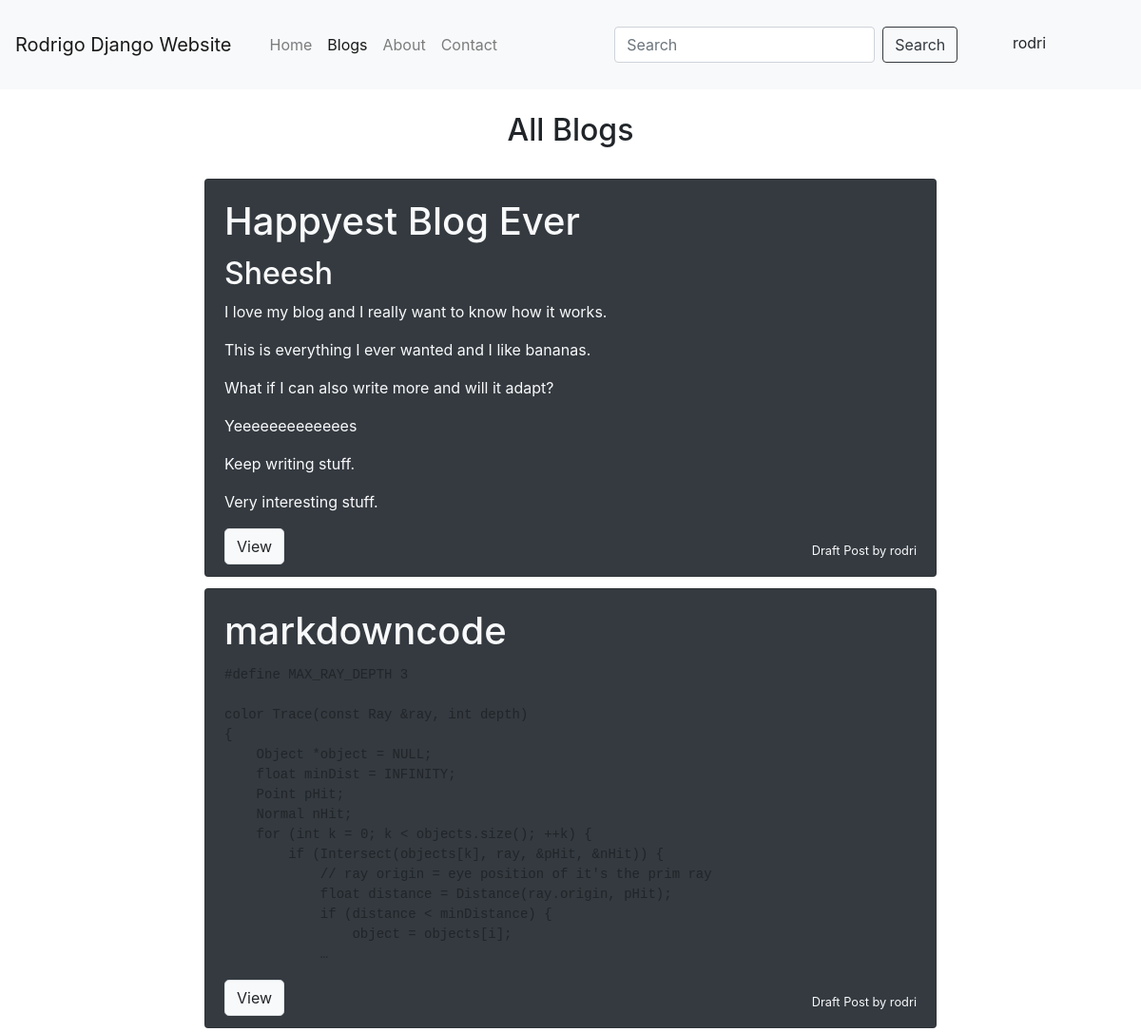
Page /blog/ (signed in) on the earlier database version.
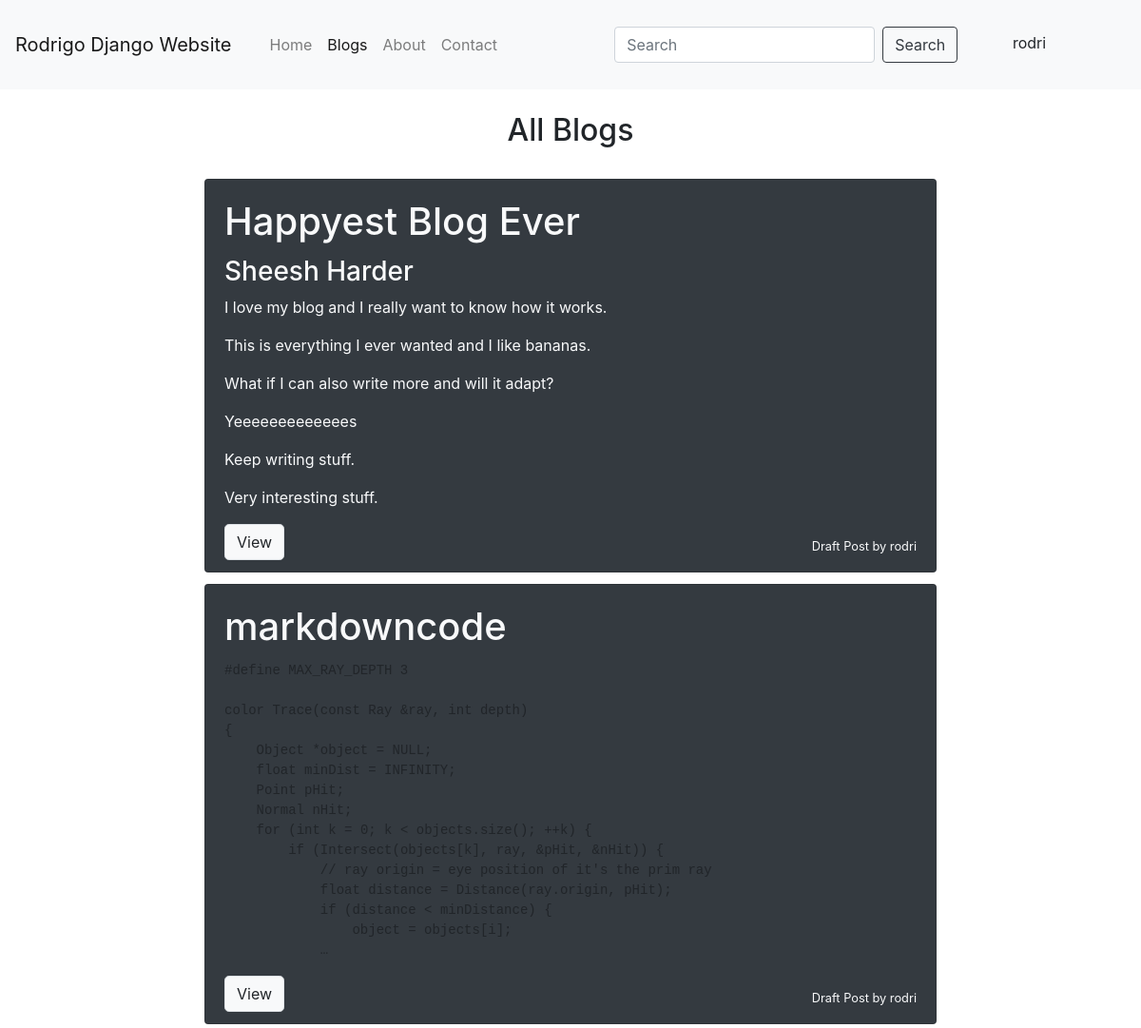
Same page on the later database version.
### blog/models.py (models this page shows, shortened)
class BlogPost(models.Model):
    user = models.ForeignKey(User, null=True, default = 1 , on_delete=models.SET_NULL)
    title = models.CharField(max_length=120)
    slug = models.SlugField(unique=True)
    content = MarkdownxField(blank=True, null=True)
    publish_date = models.DateTimeField(null=True, blank=True)
    timestamp = models.DateTimeField(auto_now_add=True)
    updated = models.DateTimeField(auto_now=True)
    objects=BlogPostManager()
    class Meta:
        ordering=['-publish_date', 'updated', 'timestamp']
    def get_publish_date(self):
        if self.publish_date == None :
            return "Draft Post"
        else:
            return self.publish_date
    def is_published(self):
        return self.publish_date != None
    def get_absolute_url(self):
        return f'/blog/{self.slug}'
    @property
    def formatted_markdown(self):
        return markdownify(self.content)

### blog/views.py (the view)
# urls.py: path('', blogpost_list_view),
def blogpost_list_view(request):
    qs = BlogPost.objects.all().published() # custom queryset and manager for published blogs
    if request.user.is_authenticated:
        my_qs = BlogPost.objects.filter(user=request.user)
        qs = (qs | my_qs).distinct()
    title = "All Blogs"
    context = {'object_list': qs, "action":"blogs", "title":title}
    return render(request, template_list, context)

### blog/models.py (called while the page is built)
    def published(self):
        now = timezone.now()
        return self.filter(publish_date__lte=now)

    def get_queryset(self):
        return BlogPostQuerySet(self.model, using=self.db)

### markdownx/utils.py (called while the page is built)
def markdownify(content):
    md = markdown(
        text=content,
        extensions=MARKDOWNX_MARKDOWN_EXTENSIONS,
        extension_configs=MARKDOWNX_MARKDOWN_EXTENSION_CONFIGS
    )
    return md

### blog/templates/blog/list.html (shortened to what this page needs)
{% extends "base.html" %}
{% block title%}
    <div class="d-flex justify-content-center">
        <h2 class="m-4">{{title}}</h2>
    </div>
{%endblock%}
{% block content %}
   <div class="row">
      {% for obj in object_list %}
         {% include 'blog/blog_card.html' with blog=obj truncate=True detail=False%}
      {% endfor %}
   </div>
 {% endblock %}

### blog/templates/blog/blog_card.html (shortened to what this page needs)
<div class="col-12 col-md-8 mb-1 mt-2 mx-auto">
  <div class="card {% if not blog.is_published and not detail %} bg-dark text-light {% endif %}">
    <div class="card-body pb-2">
      <h1 class="card-title">{{blog.title}}</h3>
        <div>
          {% if truncate%}
            {{blog.formatted_markdown| truncatechars_html:500 | safe}}
          {% else%}
            {{blog.formatted_markdown | safe}}
          {% endif%}
          <div class="mt-3 mb-1">
            <h5 class="small mt-3 float-right">
              {{blog.get_publish_date}} by {{blog.user}}
            </h5>
            {% if not detail%}
              <button class="btn btn-light border rounded-lg" onclick="window.location.href='{{blog.get_absolute_url}}'">View</button>
            {% endif%}
          </div>
        </div>
    </div>
  </div>
</div>

Differences in the rows shown:
changed BlogPost "Happyest Blog Ever": formatted_markdown "Sheesh I love my blog…" → "Sheesh Harder I love my blog…"
